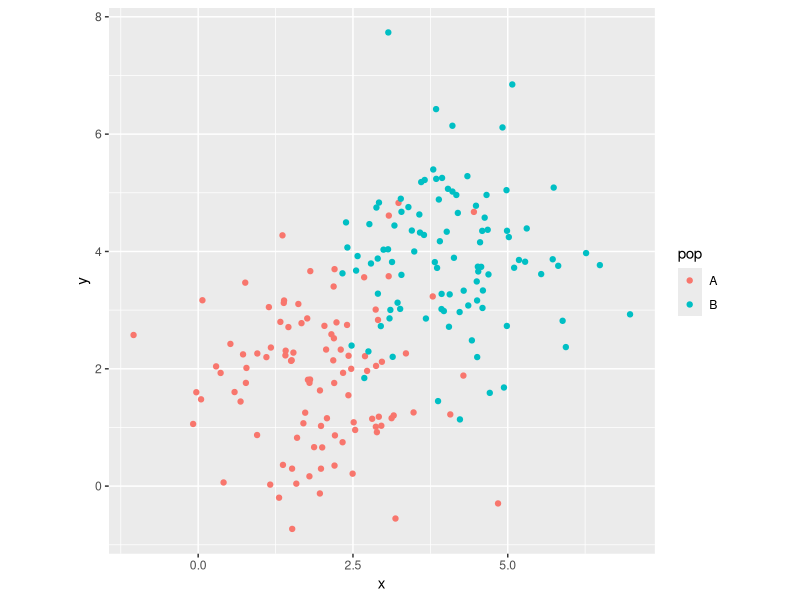

Here is the R script that generated this plot:
#!/bin/env Rscript

library(randomForest)

install.packages("neuralnet")


library(ggplot2)

d <- rbind(
    data.frame(
        "x" = rnorm(100, 2, 1),
        "y" = rnorm(100, 2, 1),
        "pop" = "A"),
    data.frame(
        "x" = rnorm(100, 4, 1),
        "y" = rnorm(100, 4, 1),
        "pop" = "B"))

ggplot(d) +
    geom_point(aes(x = x, y = y, colour = pop)) +
    theme(aspect.ratio = 1)
